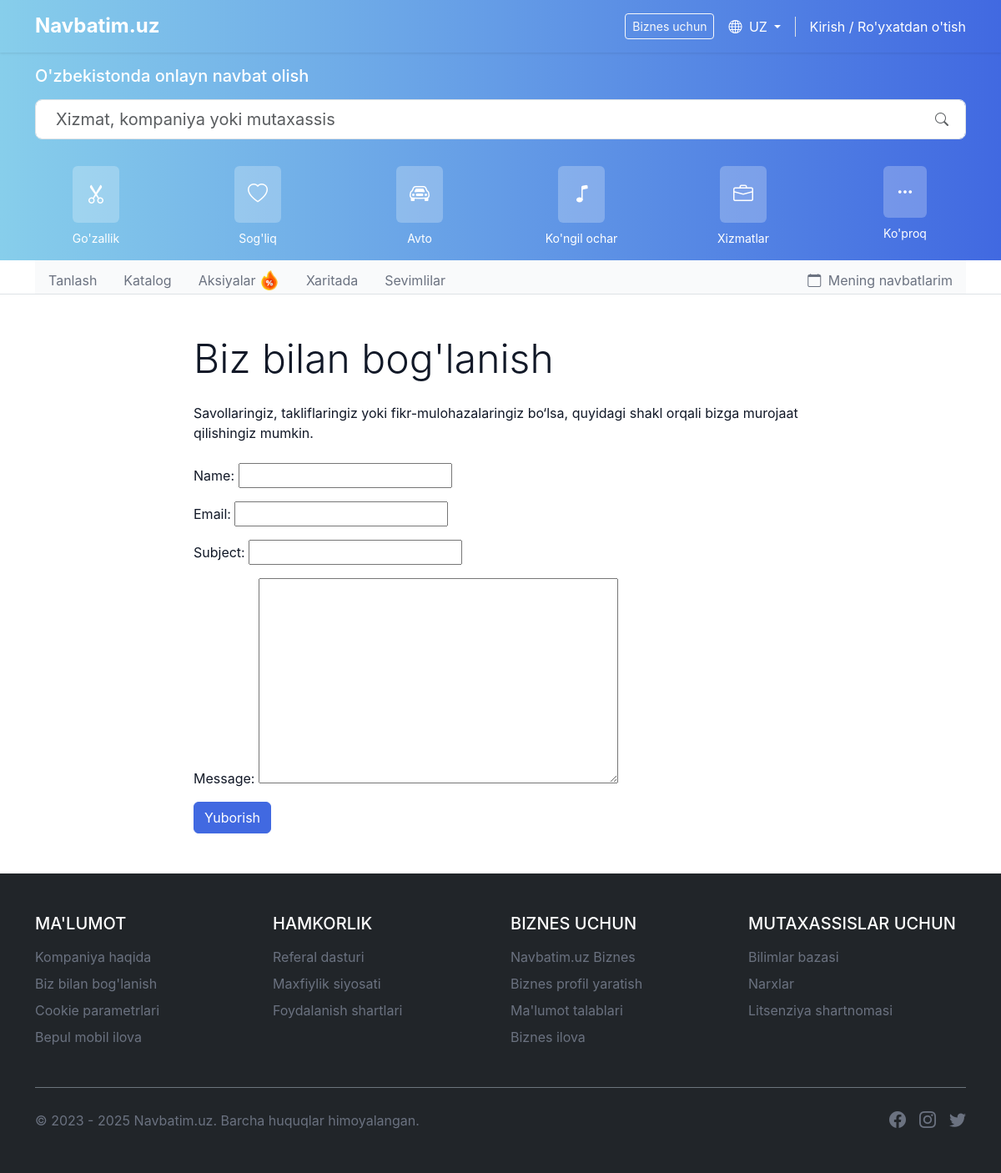
Page /contact/ on the committed database.
### services/models.py (models this page shows, shortened)
class Category(models.Model):
    name = models.CharField(max_length=100)
    slug = models.SlugField(unique=True)
    icon = models.CharField(max_length=50, help_text="Icon name from the icon set")
    icon_color = models.CharField(max_length=50, default="bg-emerald-100 text-emerald-500")
    order = models.PositiveIntegerField(default=0)
    class Meta:
        verbose_name_plural = "Categories"
        ordering = ['order']

### core/views.py (the view)
# urls.py: path('contact/', views.contact, name='contact'),
def contact(request):
    if request.method == 'POST':
        form = ContactForm(request.POST)
        if form.is_valid():
            form.save()
            messages.success(request, "Your message has been sent. We'll get back to you soon!")
            return redirect('contact')
    else:
        form = ContactForm()
    return render(request, 'core/contact.html', {'form': form})

### core/forms.py (shortened to what this page needs)
class ContactForm(forms.Form):
    name = forms.CharField(max_length=100)
    email = forms.EmailField()
    subject = forms.CharField(max_length=200)
    message = forms.CharField(widget=forms.Textarea)

### core/context_processors.py (called while the page is built)
def categories(request):
    return {
        'global_categories': Category.objects.all()
    }

### templates/core/contact.html (shortened to what this page needs)
{% extends 'base.html' %}
{% load static %}
{% block content %}
<div class="container py-5">
    <div class="row">
        <div class="col-md-8 mx-auto">
            <h1 class="display-5 mb-4">Biz bilan bog'lanish</h1>
            <p class="mb-4">
                Savollaringiz, takliflaringiz yoki fikr-mulohazalaringiz bo‘lsa, quyidagi shakl orqali bizga murojaat qilishingiz mumkin.
            </p>
            <form method="post" novalidate>
                {% for field in form %}
                    <div class="mb-3">
                        {{ field.label_tag }}
                        {{ field }}
                    </div>
                {% endfor %}
                <button type="submit" class="btn btn-primary">Yuborish</button>
            </form>
        </div>
    </div>
</div>
{% endblock %}

### templates/includes/navbar.html (shortened to what this page needs)
{% load static %}
<div>
    <div class="bg-gradient-primary text-white">
        <div class="container">
            <div class="py-3">
                <h2 class="h5 mb-3">O'zbekistonda onlayn navbat olish</h2>
                <form action="/services/" method="get" class="position-relative">
                    <input type="text" name="q" class="form-control form-control-lg ps-4" placeholder="Xizmat, kompaniya yoki mutaxassis" aria-label="Search">
                    <button type="submit" class="btn bg-white position-absolute top-50 end-0 translate-middle-y me-2">
                        <i class="bi bi-search text-muted"></i>
                    </button>
                </form>
            </div>
            <div class="py-3">
                <div class="row row-cols-3 row-cols-sm-4 row-cols-md-6 g-5">
                    {% for category in global_categories %}
                    <div class="col">
                        <a href="/services/category/{{category.slug}}" class="text-decoration-none">
                            <div class="d-flex flex-column align-items-center">
                                <div class="rounded p-3 mb-2 bg-light bg-opacity-25 text-white ">
                                    <i class="bi bi-{{ category.icon }} fs-4"></i>
                                </div>
                                <span class="text-white small text-center">{{ category.name }}</span>
                            </div>
                        </a>
                    </div>
                    {% endfor %}
                    <div class="col">
                        <a href="/services/" class="text-decoration-none">
                            <div class="d-flex flex-column align-items-center">
                                <div class="rounded p-3 mb-2 bg-light bg-opacity-25 text-white">
                                    <i class="bi bi-three-dots fs-5"></i>
                                </div>
                                <span class="text-white small text-center">Ko'proq</span>
                            </div>
                        </a>
                    </div>
                </div>
            </div>
        </div>
    </div>
    <div class="bg-white border-bottom">
        <div class="container">
            <ul class="nav nav-tabs border-0">
                <li class="nav-item">
                    <a class="nav-link {% if request.path == '/' %}active{% endif %}" href="{% url 'home' %}">Tanlash</a>
                </li>
                <li class="nav-item">
                    <a class="nav-link {% if request.path == '/services/' %}active{% endif %}" href="/services/">Katalog</a>
                </li>
                <li class="nav-item">
                    <a class="nav-link {% if request.path == '/services/deals/' %}active{% endif %}" href="/services/deals/">
                        Aksiyalar
                        <img src="{% static 'img/hot-sale.png' %}" alt="Hot Sale" style="height: 1.5em; vertical-align: top;">
                    </a>
                </li>
                <li class="nav-item">
                    <a class="nav-link {% if request.path == '/services/map/' %}active{% endif %}" href="/services/map/">Xaritada</a>
                </li>
                <li class="nav-item">
                    <a class="nav-link {% if request.path == '/users/favorites/' %}active{% endif %}" href="{% url 'favorites' %}">Sevimlilar</a>
                </li>
                <li class="nav-item ms-auto">
                    <a class="nav-link {% if request.path == '/appointments/' %}active{% endif %}" href="{% url 'appointment_list' %}">
                        <i class="bi bi-calendar me-1"></i> Mening navbatlarim
                    </a>
                </li>
            </ul>
        </div>
    </div>
</div>

### static/css/styles.css (style rules this page uses)
:root { --primary: #4169E1; --primary-dark: #2A4066; --primary-light: #BFEAFD; --secondary: #87CEEB; --secondary-light: #E6F0FA; --dark: #111827; --light: #f9fafb; --gray: #6b7280; --gray-light: #e5e7eb; --danger: #dc2626; --success: #16a34a; --warning: #facc15; --info: #0ea5e9; }
body { font-family: "Inter", -apple-system, BlinkMacSystemFont, "Segoe UI", Roboto, Oxygen, Ubuntu, Cantarell, "Open Sans", "Helvetica Neue", sans-serif; color: var(--dark); line-height: 1.5; }
.nav-tabs { background-color: var(--light); transition: height 0.3s ease, padding 0.3s ease; height: 40px; overflow: hidden; }
.nav-tabs .nav-link { color: var(--gray); border: none; border-bottom: 2px solid transparent; padding: 0.75rem 1rem; transition: padding 0.3s ease, font-size 0.3s ease; }
a { color: var(--primary); text-decoration: none; }
.btn-primary { background-color: var(--primary); border-color: var(--primary); }
.bg-gradient-primary { background: linear-gradient(to right, #87CEEB, #4169E1); }

### rows in the picture
Category: name "Go'zallik"
Category: name "Sog'liq"
Category: name "Avto"
Category: name "Ko'ngil ochar"
Category: name "Xizmatlar"

### other values in the picture
{{ field.label_tag }} "Name:" "Email:" "Subject:" "Message:"
